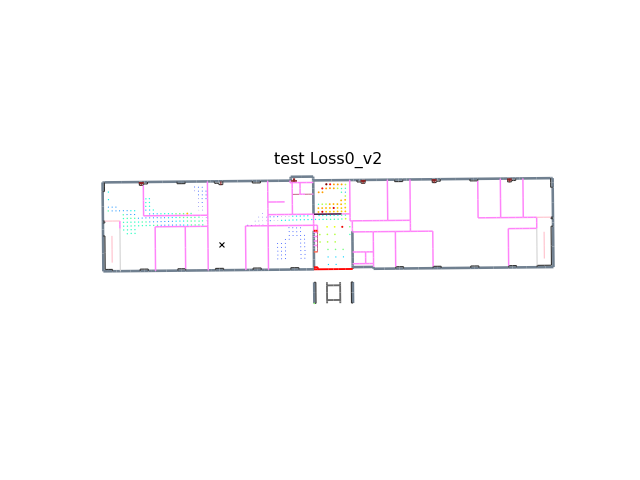

Write the Python code that produced this figure.
import matplotlib.pyplot as plt 
from pylayers.simul.simulem import * 
from pylayers.measures.mesuwb import *
from pylayers.antprop.multiwall import *
S = Simul()
S.layout('Lstruc.str','matDB.ini','slabDB.ini')
fGHz = 4 
Tx,Rx = ptw1()
Lwo,Lwp,Edo,Edp = Loss0_v2(S.L,Tx,fGHz,Rx[1,0:2])
fig,ax = S.L.showGs()
tit = plt.title('test Loss0_v2')
sc2 = ax.scatter(Rx[1,0],Rx[1,1],s=20,marker='x',c='k')
sc1 = ax.scatter(Tx[:,0],Tx[:,1],s=Edo,c=Edo,linewidth=0)
plt.show()
